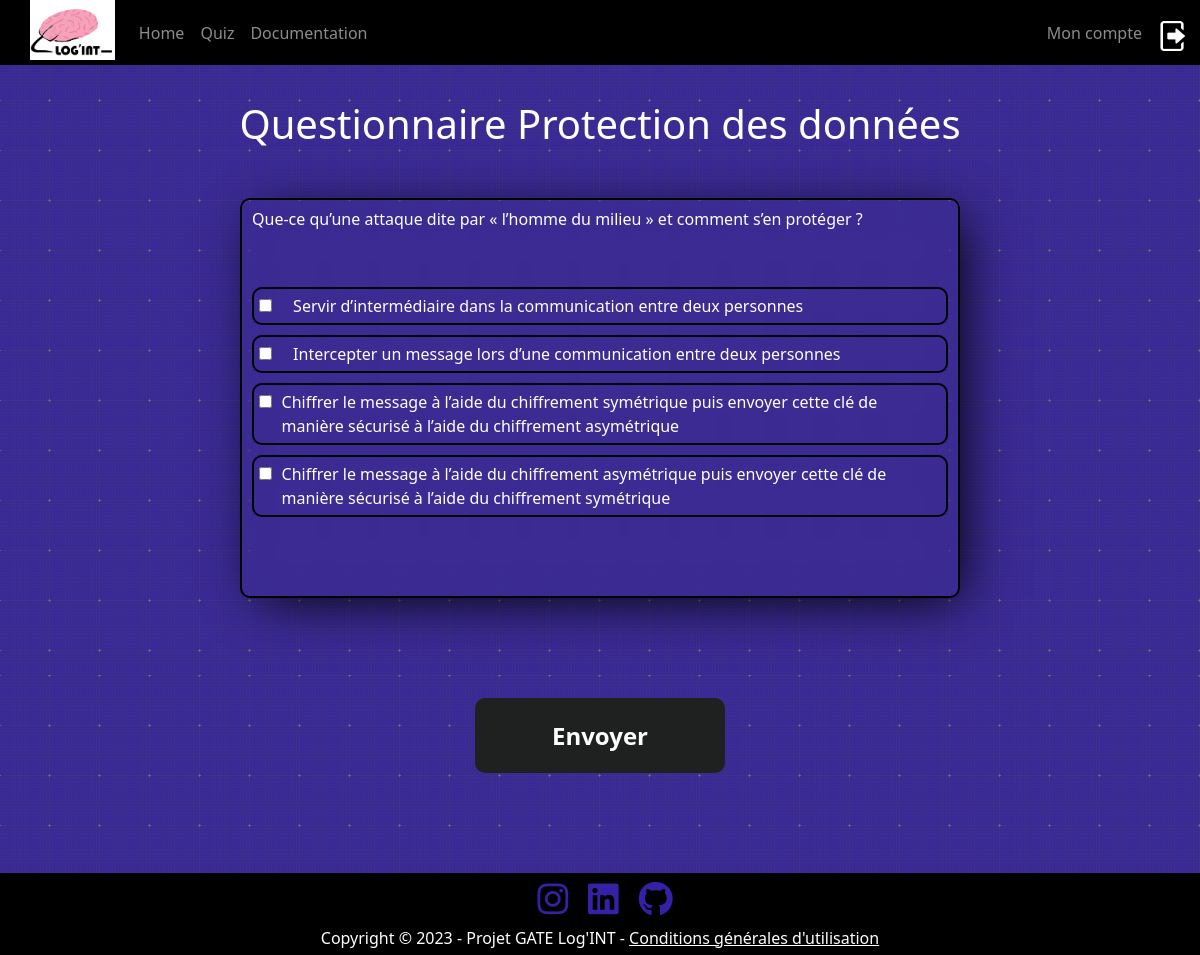
Page /pcm3/ on the earlier database version.
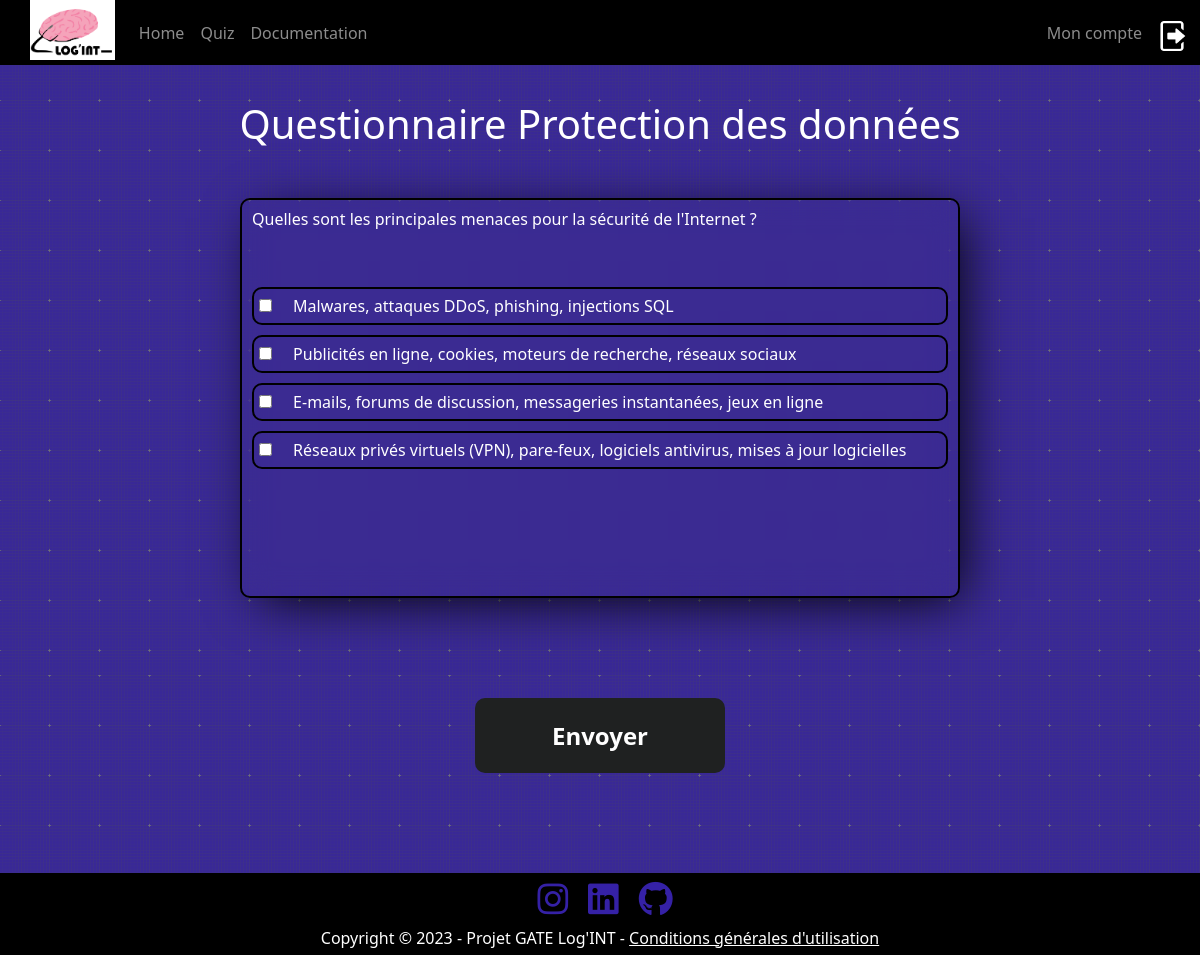
Same page on the later database version.
### questionnaire/models.py (models this page shows)
class ProtecContreLesMenacesLv3(models.Model):
    numero = models.CharField(max_length=255)
    enonce = models.CharField(max_length=255)
    reponse1 = models.CharField(max_length=255)
    reponse2 = models.CharField(max_length=255)
    reponse3 = models.CharField(max_length=255)
    reponce4 = models.CharField(max_length=255)
    reponseVrai = models.CharField(max_length=255)
    reponse = models.CharField(max_length=255)
    explication = models.CharField(max_length=1000, default="")
    qcm = models.BooleanField(default=False)

### questionnaire/views.py (the view, shortened to what this page needs)
# urls.py: path('pcm3/', pcm3, name="pcm3"),
def pcm3(request):
    questions = ProtecContreLesMenacesLv3.objects.all()
    context = {
        'questions':questions
    }
    return render(request, "questionnaire/pddquizz.html", context)

### questionnaire/templates/questionnaire/pddquizz.html (shortened to what this page needs)
{% load static %}
<!DOCTYPE html>
<html lang="en">
<head>
    <link rel="stylesheet" href="{% static 'css/pddquizz.css' %}">
    <link href="https://cdn.jsdelivr.net/npm/bootstrap@5.3.0-alpha1/dist/css/bootstrap.min.css" rel="stylesheet">
</head>
<body>
    {% include 'GATE_website/quizznavbar.html' %}
    <section id="main">
        <div class="above">
            <h1 id="title">Questionnaire Protection des données</h1>
            <form method="POST" action="">
                {% for question in questions %}
                    {% if question.reponse1 == "null" %}
                        <div class="cadre_court">
                            <h3>{{ question.enonce | safe }}</h3>
                            <div class="reponse">
                            <input id="submitrep" type="text" name="{{question.numero}}" placeholder="Répondre" required="">
                            </div>
                        </div>
                    {% elif question.qcm == True %}
                        <div class="cadre_qcm">
                            <h3>{{ question.enonce | safe }}</h3>
                            <div class="reponse1_qcm">
                                <div class="input">
                                    <input type="checkbox" id="Vrai" name="qcm1" value="{{question.numero}}.1">
                                </div>
                                <label for="qcmchoice1">{{question.reponse1}}</label>
                            </div>
                            <div class="reponse1_qcm">
                                <div class="input">
                                    <input type="checkbox" id="Vrai" name="qcm1" value="{{question.numero}}.2">
                                </div>
                                <label for="qcmchoice2">{{question.reponse2}}</label>
                            </div>
                            <div class="reponse1_qcm">
                                <div class="input">
                                    <input type="checkbox" id="Faux" name="qcm1" value="{{question.numero}}.3">
                                </div>
                                <label for="qcmchoice3">{{question.reponse3}}</label>
                            </div>
                            <div class="reponse1_qcm">
                                <div class="input">
                                    <input type="checkbox" id="Faux" name="qcm1" value="{{question.numero}}.4">
                                </div>
                                <label for="qcmchoice4">{{question.reponce4}}</label>
                            </div>
                        </div>
                    {% endif %}
                {% endfor %}
             <input id="submit" type="submit" value="Envoyer" class="btn btn-secondary ml-1">
            </form>
        </div>
    </section>
    <footer>
        <div class="parentIcon">
            <a href="https://www.instagram.com/log_int_2023/" target="_blank" rel="noopener noreferrer"><i class="fa-brands fa-instagram"></i></a>
            <a href="https://www.linkedin.com/company/log-int2023/" target="_blank" rel="noopener noreferrer"><i class="fa-brands fa-linkedin"></i></a>
            <a href="https://github.com/abonnivard/GATE_website" target="_blank" rel="noopener noreferrer"><i class="fa-brands fa-github"></i></a>
        </div>
        <div class="copy">
            <p>Copyright © 2023 - Projet GATE Log'INT - <a href="../cgu/" target="_blank" rel="noopener noreferrer">Conditions générales d'utilisation</a>
            </p>
        </div>
    </footer>
</body>
</html>

### GATE_website/templates/GATE_website/quizznavbar.html (shortened to what this page needs)
{% load static %}
<header>
    <nav class="navbar fixed-top navbar-expand-lg navbar-dark" style="background-color:black ; padding: 0 ">
        <div class="container" style="padding-left: 0">
        <a href="../" class="navbar-brand mb-0 h1" style="padding: 0 ; justify-content: left">
            <img src="{% static "img/logoGATE1.png" %}" style="height: 60px ; margin-bottom: 5px " >
        </a>
        <div class="collapse navbar-collapse" id="navbarNav">
            <ul class="navbar-nav">
                <li class="nav-item">
                    <a href="../" class="nav-link" style="transition: all .4s;">
                        Home
                    </a>
                </li>
                <li class="nav-item">
                    <a href="../quizz/" class="nav-link" style="transition: all .4s;">
                        Quiz
                    </a>
                </li>
                <li class="nav-item">
                    <a href="../documentation/" class="nav-link" style="transition: all .4s;">
                        Documentation
                    </a>
                </li>
                <li class="nav-item">
                    <a href="{% url 'contact:contact' %}" class="nav-link" style="transition: all .4s;">
                    </a>
                </li>
                 <li class="nav-item">
                    <a href="{% url 'accounts:moncompte' %}" class="nav-link" style="transition: all .4s" id="moncompte">
                        Mon compte
                    </a>
                </li>
                <li class="nav-item">
                    <a href="{% url 'accounts:logout' %}" class="nav-link" style="transition: all .4s;" id="logout">
                        <img src="{% static 'img/icon-logout.png' %}" alt="logout">
                    </a>
                </li>
            </ul>
        </div>
        </div>
    </nav>
</header>

### questionnaire/static/css/pddquizz.css (style rules this page uses)
* { margin: 0; padding: 0; outline: 0; border: 0; border-spacing: 0; box-sizing: border-box; }
.container { overflow: hidden; width: 100%; margin: 0; }
#main { height: auto; position: relative; background-image: url('../img/documentation_background.png'); background-size: contain; color: white; }
.above { z-index: -99; display: flex; flex-direction: column; }
.above #title { transform: translateY(100px); margin:0 auto; }
form { position: relative; display: flex; flex-direction: column; }
.cadre_qcm { min-width: 300px; -webkit-backdrop-filter: blur(15px); backdrop-filter: blur(15px); box-shadow: 10px 10px 50px -10px black; border-radius: 10px; padding: 10px; border: 2px solid black; position: relative; width: 60%; height: 400px; margin: 0 auto; margin-bottom: 50px; transform: translateY(150px); color: white; }
.cadre h3, .cadre_court h3, .cadre_qcm h3, .cadre_qcm_court h3 { font-size: 1rem; }
.reponse1_qcm { display: flex; flex-direction: row; padding: 5px; margin: 0 auto; transform: translateY(50px); border-radius: 10px; border:2px solid black; margin-bottom: 10px; }
.input { width: 5%; }
#submit { text-align: center; width: 250px; height: 75px; border-radius: 10px; border: none; background-color: #1f2121; color: white; font-weight: bold; font-size: 1.5em; cursor: pointer; outline: none; margin: 0 auto; transition: 0.2s; transform: translateY(200px); margin-bottom: 300px; }
.parentIcon { display: flex; height: auto; align-items: center; justify-content: center; flex-direction: row; text-align: center; width: 100%; background-color: black; }
.parentIcon a { text-align: center; transform: translateX(5px); padding: 0 10px 0px 10px; color: #3521a6; font-size: 35px; transition: all .4s; }
.copy { display: flex; height: auto; background-color: black; color: white; align-items: center; justify-content: center; flex-direction: column; text-align: center; }
.copy p { margin-bottom: 0; padding-bottom: 5px; }
.copy a { color: white; }

### GATE_website/templates/GATE_website/quizznavbar.html (style rules this page uses)
@media screen and (min-width: 1000px) { #moncompte { right:50px; position: absolute; } }
@media screen and (min-width: 1000px) { #logout { right:5px; position: absolute; } }
@media screen and (min-width: 1000px) { #logout img { width: 30px; } }

Differences in the rows shown:
changed ProtecContreLesMenacesLv3: enonce "Que-ce qu’une attaque dite par « l’homme du milieu » et comment s’en protéger ?" → "Quelles sont les principales menaces pour la sécurité de l'Internet ?"; reponse1 "Servir d’intermédiaire dans la communication entre deux personnes" → "Malwares, attaques DDoS, phishing, injections SQL"; reponse2 "Intercepter un message lors d’une communication entre deux personnes" → "Publicités en ligne, cookies, moteurs de recherche, réseaux sociaux"; reponse3 "Chiffrer le message à l’aide du chiffrement symétrique puis envoyer cette clé de manière sécurisé à l’aide du chiffrement asymétrique" → "E-mails, forums de discussion, messageries instantanées, jeux en ligne"; reponce4 "Chiffrer le message à l’aide du chiffrement asymétrique puis envoyer cette clé de manière sécurisé à l’aide du chiffrement symétrique" → "Réseaux privés virtuels (VPN), pare-feux, logiciels antivirus, mises à jour logicielles"
